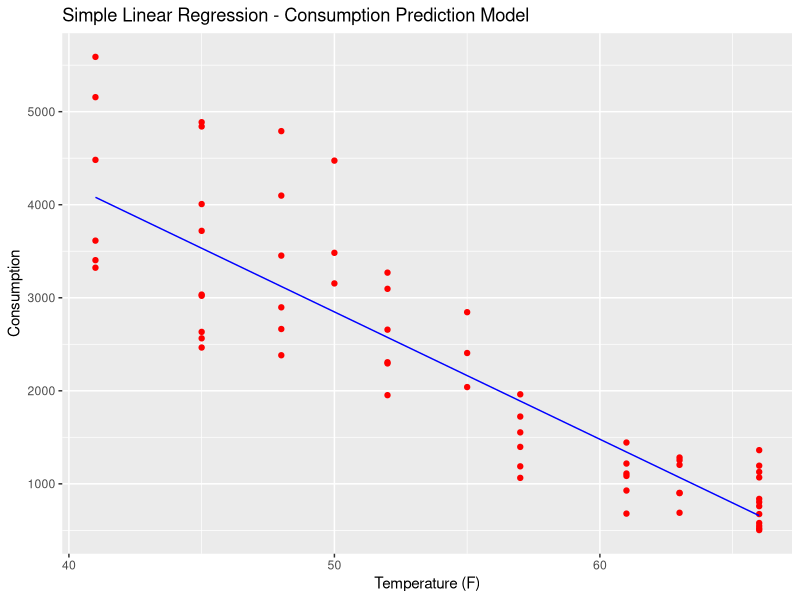
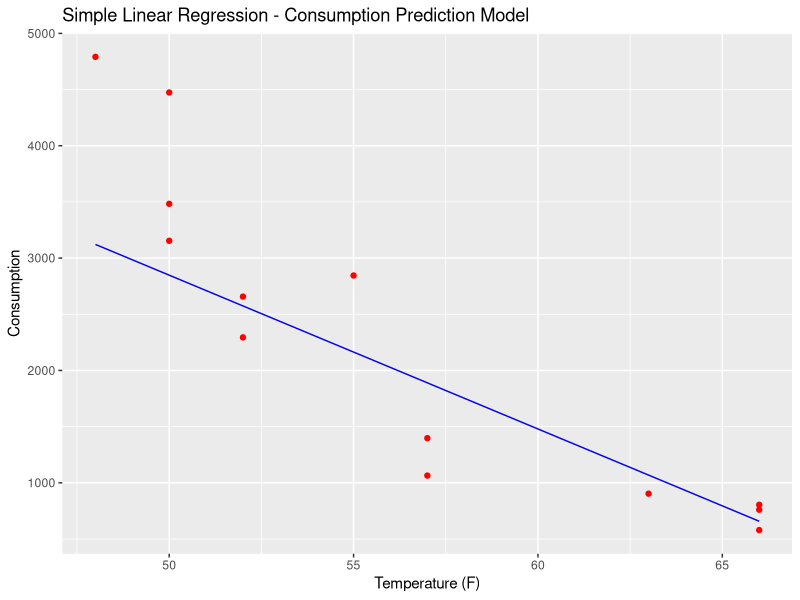

These figures' R source, in order:
# Simple Linear Regression - Consumption = K Temperature

# Importing the dataset
dataset = read.csv('Data.csv')

# Splitting the dataset into the Training set and Test set
library(caTools)
set.seed(123)
split = sample.split(dataset$Consumption, SplitRatio = 0.80)
training_set = subset(dataset, split == TRUE)
test_set = subset(dataset, split == FALSE)

# Fitting Simple Linear Regression to the dataset
lin_reg = lm(formula = Consumption ~ Temp, data = training_set)
summary(lin_reg)

# Predicting the Test set results
y_pred = predict(lin_reg, newdata = test_set)
print(y_pred);

# Visualising the Simple Linear Regression results
# install.packages('ggplot2')
library(ggplot2)
ggplot() +
  geom_point(aes(x = dataset$Temp, y = dataset$Consumption),
             colour = 'red') +
  geom_line(aes(x = dataset$Temp, y = predict(lin_reg, newdata = dataset)),
            colour = 'blue') +
  ggtitle('Simple Linear Regression - Consumption Prediction Model') +
  xlab('Temperature (F)') +
  ylab('Consumption')


# Visualising the Simple Linear Regression Test results
ggplot() +
  geom_point(aes(x = test_set$Temp, y = test_set$Consumption),
             colour = 'red') +
  geom_line(aes(x = test_set$Temp, y = predict(lin_reg, newdata = test_set)),
            colour = 'blue') +
  ggtitle('Simple Linear Regression - Consumption Prediction Model') +
  xlab('Temperature (F)') +
  ylab('Consumption')

predict(lin_reg, data.frame(Temp = 51))
